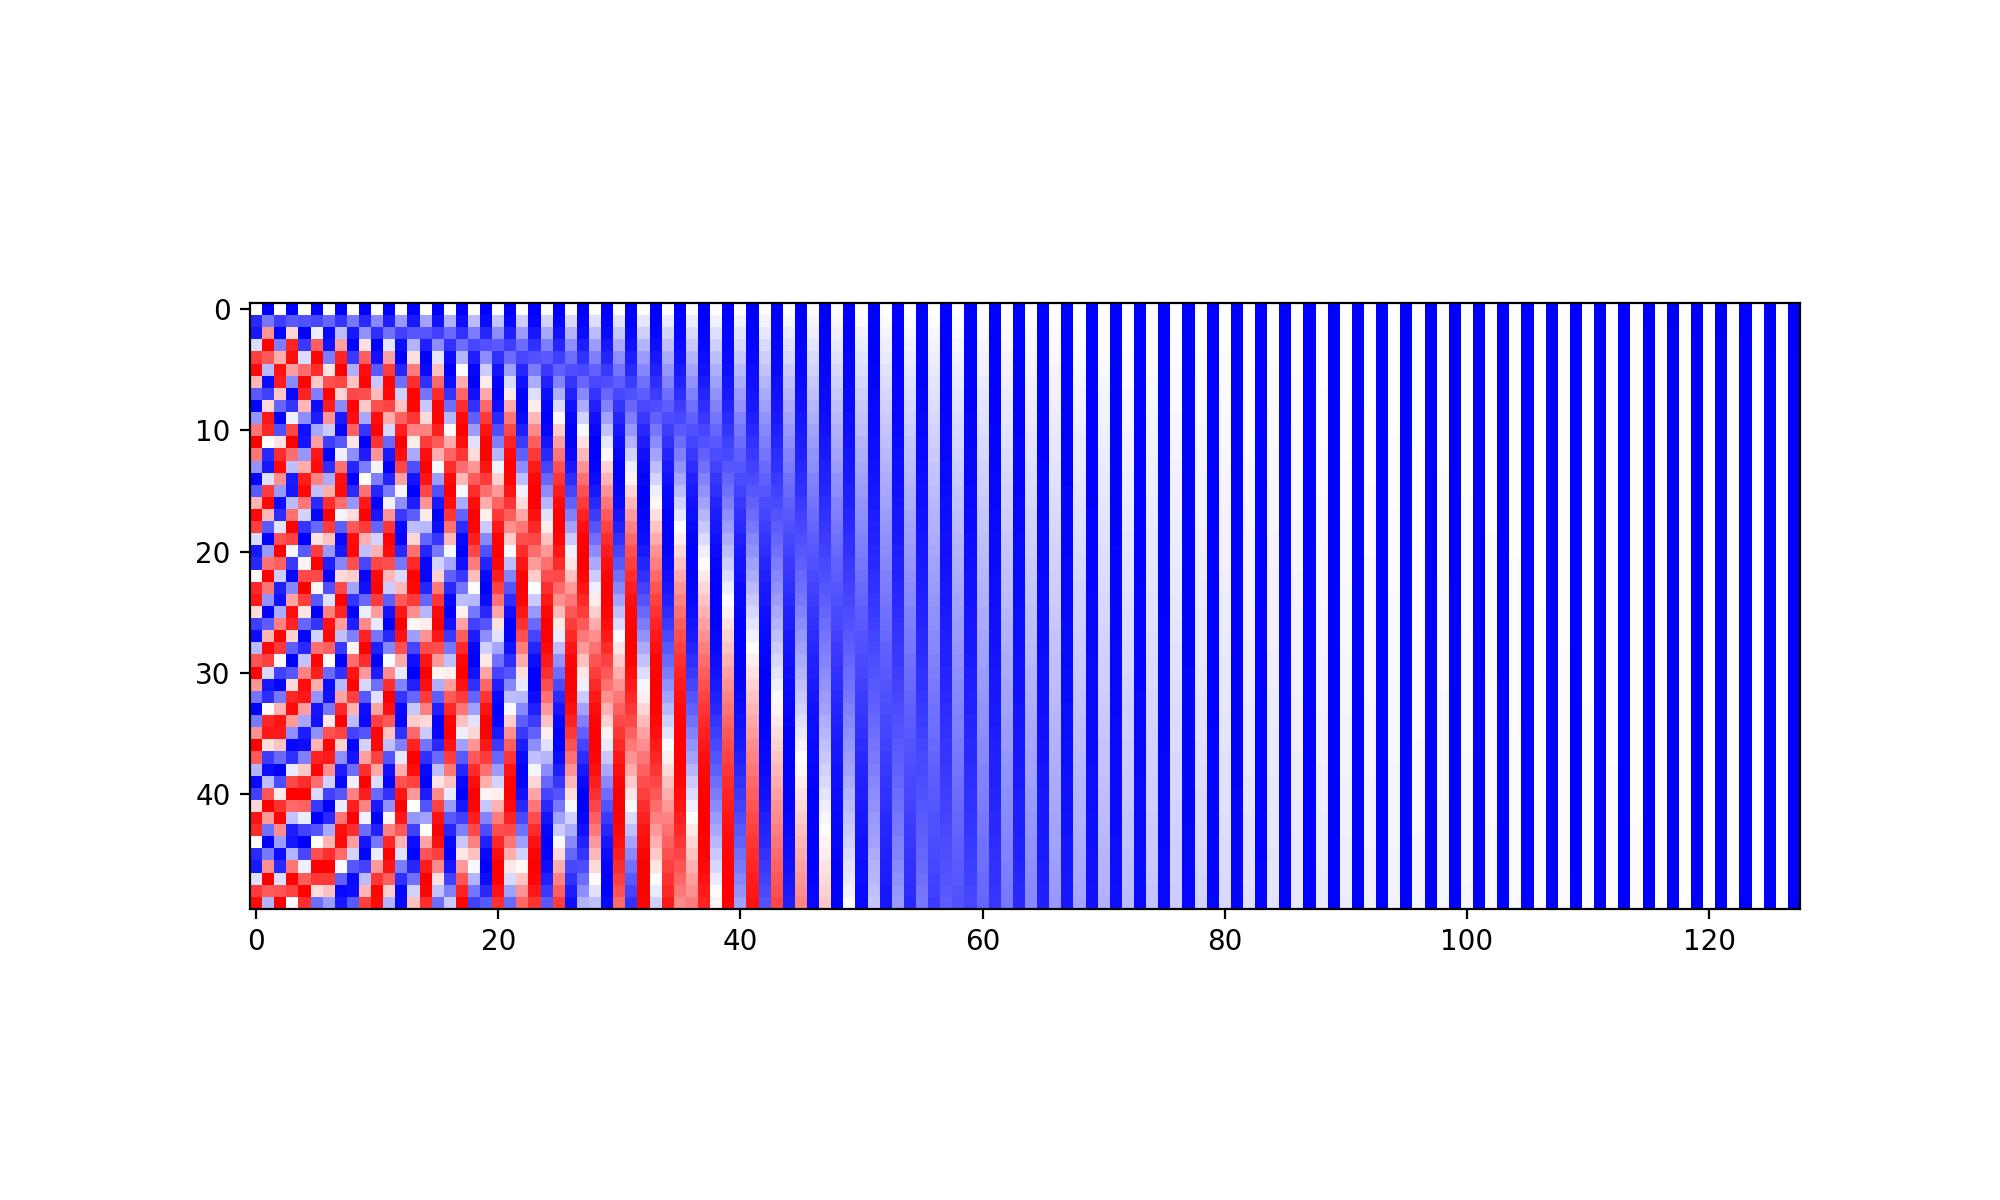

Python code for this plot:
import cv2
import cmapy
import matplotlib.pyplot as plt

from transformer.model import PositionalEncoding
from image_utils import _figure_to_array, save_image


def visualize_positional_encoding_matrix(pos_enc, cmap="bwr"):
    vis = pos_enc.numpy()
    vis -= vis.min()
    vis /= vis.max()
    vis *= 255
    vis = vis.astype("uint8")
    vis = cv2.applyColorMap(vis, cmapy.cmap(cmap))

    fig, axes = plt.subplots(figsize=(10, 6))
    axes.imshow(vis)
    arr = _figure_to_array(fig)
    return arr


if __name__ == "__main__":
    pos_enc = PositionalEncoding(dim=128, max_len=50)
    vis = visualize_positional_encoding_matrix(pos_enc.pe)
    save_image(img=vis, path="positional_encoding_visualization.jpg")
